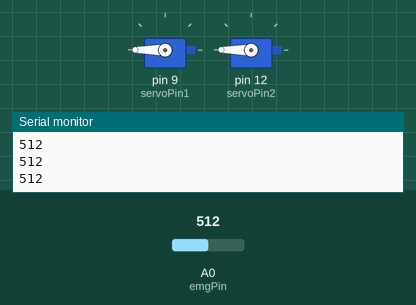
Simulated run of this sketch. Board: Arduino Uno, built with avr-gcc and run on an emulated ATmega328P. Shown: 2 × servo, the last lines printed to the serial monitor. The inputs (shaded band) are chosen by the test bench; at power-on: A0 (emgPin) = 512.

Above: at 1.2 s.
1.3 s: A0 (emgPin) set to 493
At 1.9 s:
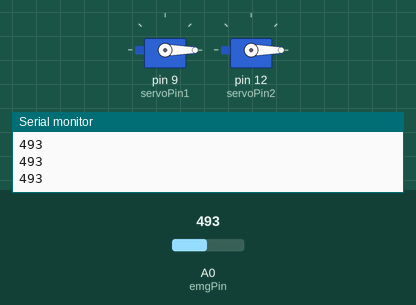
2.9 s: A0 (emgPin) set to 510
At 3.3 s:
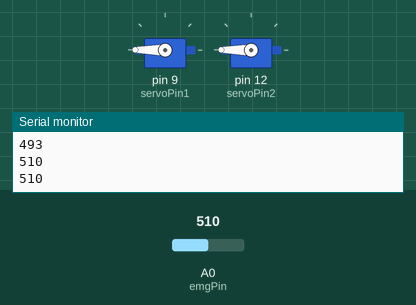
4.5 s: A0 (emgPin) set to 490
At 5.8 s:
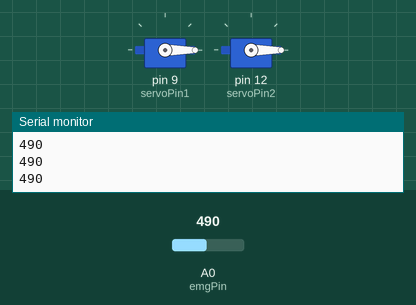
Timing chart, 0 to 7.5 s (numbered marks = the images above; inputs shaded):
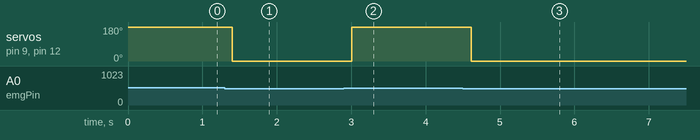

Measured:
- the behaviour switches between 501 and 500 on A0 (emgPin) (found by bisection; images 0 and 1)
- after the input at 1.3 s, servo on pin 9 (servoPin1), servo on pin 12 (servoPin2): 180° → 0° after 0.10 s
- after the input at 2.9 s, servo on pin 9 (servoPin1), servo on pin 12 (servoPin2): 0° → 180° after 0.11 s
- after the input at 4.5 s, servo on pin 9 (servoPin1), servo on pin 12 (servoPin2): 180° → 0° after 0.11 s

The sketch:

code_for_arduino.ino
```cpp
#include <Servo.h>

// Define pins
const int emgPin = A0;  // EMG sensor output (Tip) connected to analog pin A0
const int servoPin1 = 9; // First servo motor connected to digital pin 9
const int servoPin2 = 12; // Second servo motor connected to digital pin 10

// Threshold for muscle contraction detection
const int threshold = 500; // Adjust based on your EMG sensor output

Servo servoMotor1;
Servo servoMotor2;

void setup() {
  pinMode(emgPin, INPUT);
  servoMotor1.attach(servoPin1);
  servoMotor2.attach(servoPin2);

  // Initialize both servos
  servoMotor1.write(0);  // Start with servo 1 in open position
  servoMotor2.write(0); // Start with servo 2 in closed position (opposite)
  Serial.begin(9600);    // For debugging and sensor calibration
}

void loop() {
  int emgValue = analogRead(emgPin);
  Serial.println(emgValue); // Monitor EMG sensor values

  if (emgValue > threshold) {
    // Muscle contracted
    servoMotor1.write(180); // Close fingers (servo 1)
    servoMotor2.write(180);   // Open fingers (servo 2, opposite movement)
  } else {
    // Muscle relaxed
    servoMotor1.write(0);   // Open fingers (servo 1)
    servoMotor2.write(0); // Close fingers (servo 2, opposite movement)
  }

  delay(200); // Small delay to stabilize readings
}
```
